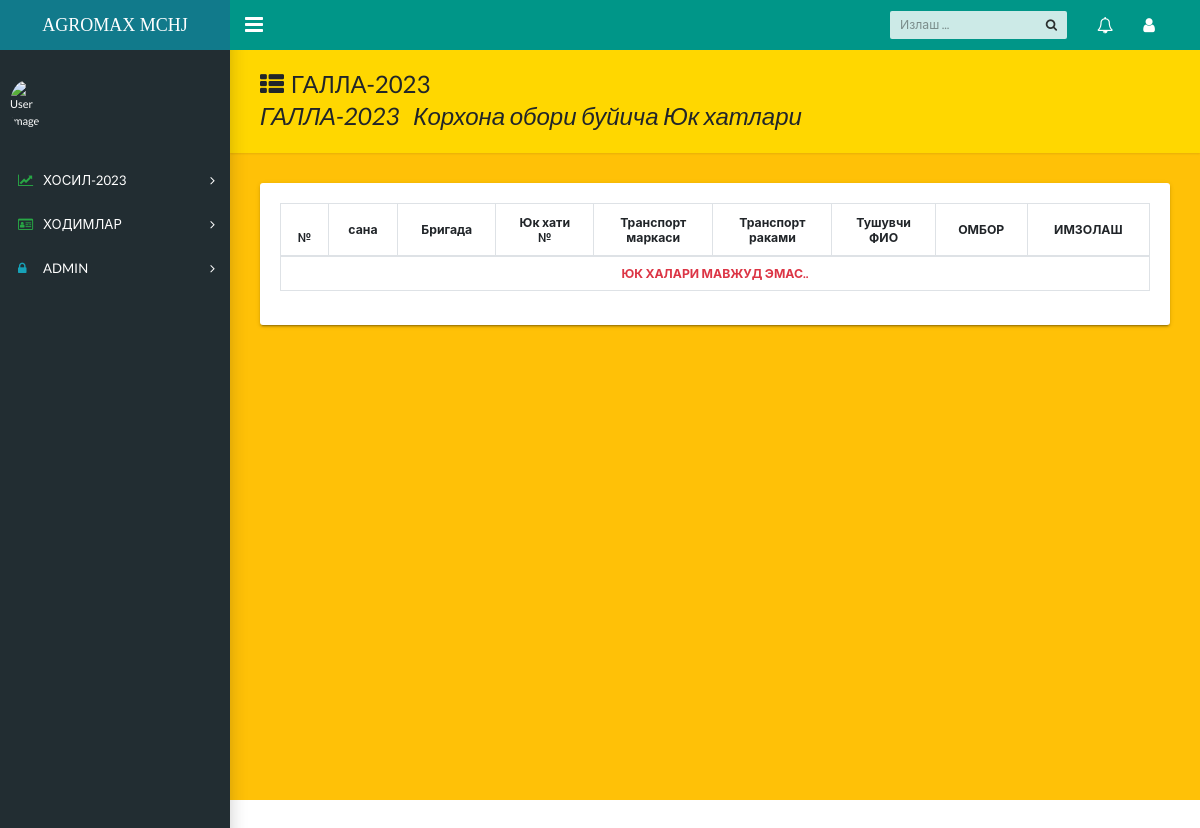
The app's page /zavodimzo/, older data.
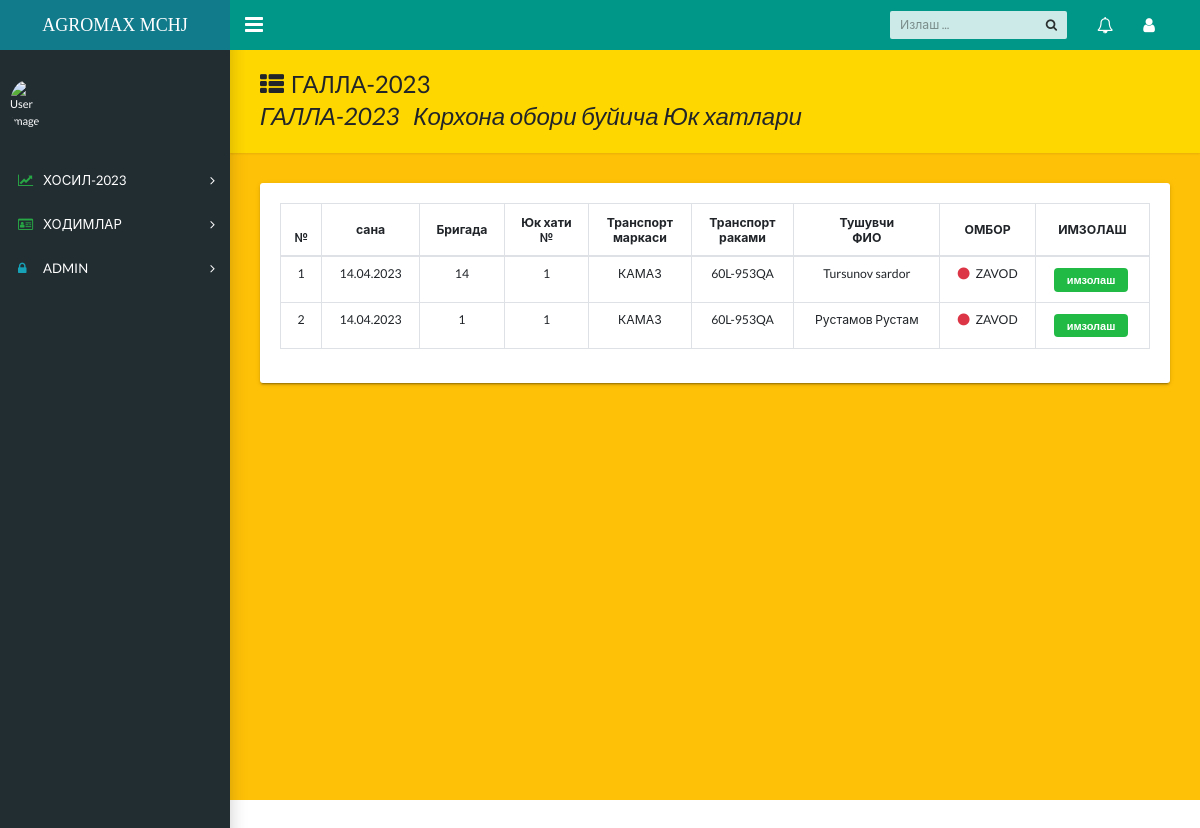
The same page, newer data.
### homes/models.py (models this page shows, shortened)
class Galla(models.Model):
    date=models.DateField()
    brigada=models.ForeignKey('GBrigada',on_delete=models.PROTECT)
    ombor=models.ForeignKey("OmborG",on_delete=models.CASCADE)
    yuk_num=models.CharField(max_length=3)
    tr_marka=models.CharField(max_length=20,choices=tr_marka)
    tr_num=models.CharField(max_length=20)
    tr_name=models.CharField(max_length=30)
    imzo=models.BooleanField(default=False)
    brutto=models.FloatField(null=True,blank=True)
    tara=models.FloatField(null=True,blank=True)
    sofVazn=models.IntegerField(blank=True,null=True,default=0)

### login/views.py (the view)
# urls.py: path('zavodimzo/',zavodimzo,name='zavodimzo'),
def zavodimzo(request):
    zavod=Galla.objects.filter(ombor__name="ZAVOD",imzo=False).order_by('-id').values('date','brigada','ombor__name','yuk_num','tr_num','tr_marka','tr_name','imzo','id')
    context={'zavod':zavod}
    return render(request,'form/zavodimzo.html',context)

### templates/form/zavodimzo.html (shortened to what this page needs)
{% extends 'homes/dashboard.html' %}
{% block content %}
<main class="app-content bg-warning">
    <div class="app-title" style="background-color: gold;">
      <div>
        <h1><i class="fa fa-th-list pr-2"></i>ГАЛЛА-2023
        <p>ГАЛЛА-2023&nbsp;&nbsp;&nbsp;Корхона обори буйича Юк хатлари</p>
      </div>
    </div>
    <div class="row" >
      <div class="col-md-12">
        <div class="tile" >
          <div class="tile-body">
            <div class="table-responsive">
                {% include 'form/zavodimzo-inc.html' %}
              </div>
          </div>
        </div>
      </div>
    </div>
  </main>
{% endblock %}

### templates/homes/dashboard.html (shortened to what this page needs)
{% load static %}
<!DOCTYPE html>
<html lang="en">
  <head>
    <link rel="stylesheet" href="https://cdnjs.cloudflare.com/ajax/libs/semantic-ui/2.5.0/semantic.min.css" />
    <link rel="stylesheet" type="text/css" href="{% static 'css/main.css' %}">
    <link rel="stylesheet" type="text/css" href="https://maxcdn.bootstrapcdn.com/font-awesome/4.7.0/css/font-awesome.min.css">
  </head>
  <body class="app sidebar-mini">
    <header class="app-header"><a class="app-header__logo bg-info" href="{% url 'home' %}">AGROMAX MCHJ</a>
      <a class="app-sidebar__toggle" href="#" data-toggle="sidebar" aria-label="Hide Sidebar"></a>
      <ul class="app-nav">
        <li class="app-search">
          <input class="app-search__input" type="search" placeholder="Излаш ...">
          <button class="app-search__button"><i class="fa fa-search"></i></button>
        </li>
        <li class="dropdown"><a class="app-nav__item" href="#" data-toggle="dropdown" aria-label="Show notifications"><i class="fa fa-bell-o fa-lg"></i></a>
        </li>
        <li class="dropdown"><a class="app-nav__item" href="#" data-toggle="dropdown" aria-label="Open Profile Menu"><i class="fa fa-user fa-lg"></i></a>
        </li>
      </ul>
    </header>
    <aside class="app-sidebar">
      <div class="app-sidebar__user"><img class="app-sidebar__user-avatar ui mini image " src="{{request.user.profile.pic.url}}" alt="User Image">
      </div>
      <ul class="app-menu">
        <li class="treeview"><a class="app-menu__item" href="#" data-toggle="treeview"><i class="app-menu__icon fa fa-line-chart text-success"></i><span class="app-menu__label">ХОСИЛ-2023</span><i class="treeview-indicator fa fa-angle-right"></i></a>
        </li>
        <li class="treeview"><a class="app-menu__item" href="#" data-toggle="treeview"><i class="app-menu__icon fa fa-id-card-o text-success"></i><span class="app-menu__label">ХОДИМЛАР</span><i class="treeview-indicator fa fa-angle-right"></i></a>
        </li>
        <li class="treeview"><a class="app-menu__item" href="#" data-toggle="treeview"><i class="app-menu__icon fa fa-lock text-info"></i><span class="app-menu__label">ADMIN</span><i class="treeview-indicator fa fa-angle-right"></i></a>
        </li>
      </ul>
    </aside>
    {% block content %}
    {% endblock %}
  </body>
</html>

### templates/form/zavodimzo-inc.html
<table class="table table-bordered" style="line-height:12px ;">
    <thead class="text-center" style="font-weight:900 ; line-height: 15px;">
    <tr >
        <th>№</th>
        <th class="align-middle">сана</th>
        <th class="align-middle">Бригада</th>
        <th class="align-middle">Юк хати <br> №</th>
        <th class="align-middle">Транспорт <br> маркаси</th>
        <th class="align-middle">Транспорт <br> раками</th>
        <th class="align-middle">Тушувчи <br>ФИО</th>
        <th class="align-middle">ОМБОР</th>
        <th class="align-middle">ИМЗОЛАШ</th>
    </tr>
    </thead>
    <tbody class="text-center">
    {% for i in zavod %}
    <tr>
        <td>{{forloop.counter}}</td>
        <td>{{i.date|date:"d.m.Y"}}</td>
        <td>{{i.brigada}}</td>
        <td>{{i.yuk_num}}</td>
        <td>{{i.tr_marka}}</td>
        <td>{{i.tr_num}}</td>
        <td>{{i.tr_name}}</td>
        <td><i class="circle icon text-danger pr-2 "></i>{{i.ombor__name}}</td>
        <td class="text-center">
            <a href="{% url 'zavodimzopk' i.id %}">
                <div class="compact ui button mini green">
                    имзолаш
                  </div>
            </a>
        </td>
    </tr>
    {% empty %}
    <tr>
        <td colspan="9" class="text-danger font-weight-bold">ЮК ХАЛАРИ МАВЖУД ЭМАС..</td>
    </tr>
    {% endfor %}
    </tbody>
  </table>

Row changes from the older to the newer data that the page shows:
added Galla: date "14.04.2023", brigada "14", yuk_num "1", tr_marka "КАМАЗ", tr_num "60L-953QA", tr_name "Tursunov sardor", ombor__name "ZAVOD"
added Galla: date "14.04.2023", brigada "1", yuk_num "1", tr_marka "КАМАЗ", tr_num "60L-953QA", tr_name "Рустамов Рустам", ombor__name "ZAVOD"
Text that changed along with them:
text no longer shown: "ЮК ХАЛАРИ МАВЖУД ЭМАС.."
